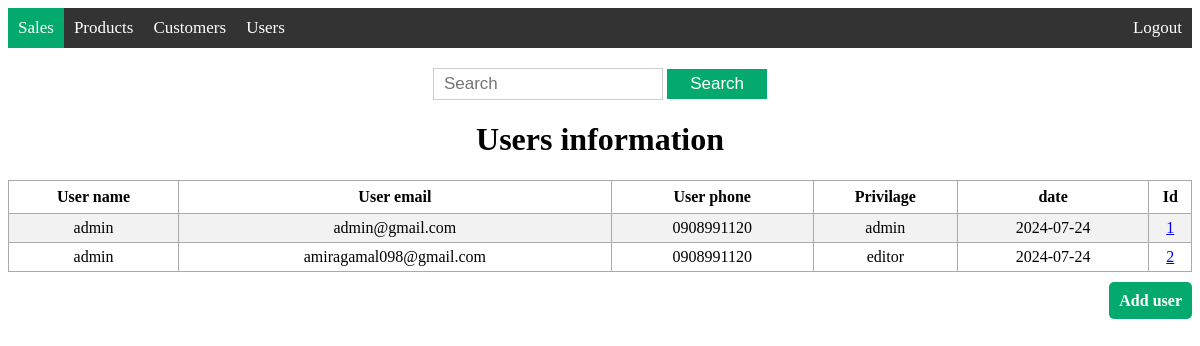
Before: /view_user with the older database file.
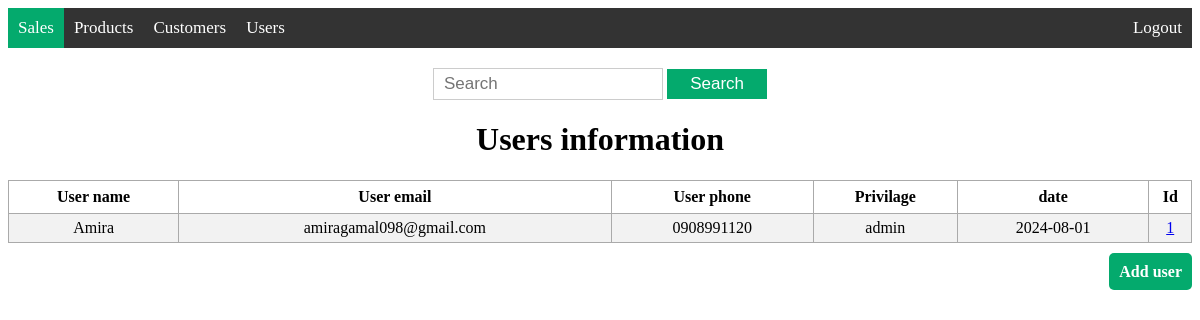
After: the same page with the newer database file.
### models/user.py (models this page shows)
class User(db.Model, UserMixin):
    id = db.Column(db.Integer, primary_key=True)
    user_name = db.Column(db.String(200), nullable=False)
    user_email = db.Column(db.String(200), nullable=False)
    user_phone = db.Column(db.String(15))
    password = db.Column(db.String(128), nullable=False)
    type = db.Column(db.String(50), nullable=False)
    date = db.Column(db.DateTime, default=datetime.now(pytz.UTC))

### app.py (the view)
@app.route('/view_user', methods=['GET'])
def view_user():
    users = User.query.order_by(User.user_name).all()
    return render_template('view_user.html', users=users)

### templates/view_user.html (shortened to what this page needs)
{% extends 'base.html' %}
{% block body %}
<div class="content">
    {% block navbar %}
    <div class='topnav'>
        <a class='active' href='/view_sale'>Sales</a>
        <a href='/view_product'>Products</a>
        <a href='/view_customer'>Customers</a>
        <a href='/view_user'>Users</a>
        <a class='logout' href='/logout'>Logout</a>
    </div>
    {% endblock %}
    <div class='search'>
        <form action="{{ url_for('search_user', search='') }}" method="get">
            <input type='text' placeholder='Search' name='search' id='search'>
            <input type='submit' value="Search">
        </form>
    </div>
    <div class="view">
        <h1 style="text-align: center;">Users information</h1>
        {% if users|length < 1 %}
        <h4  style="text-align: center;"> There are no users, create one below!</h4>
        {% else %}
        <table>
            <tr>
                <th>User name</th>
                <th>User email</th>
                <th>User phone</th>
                <th>Privilage</th>
                <th>date</th>
                <th>Id</th>
            </tr>
            {% for user in users %}
                <tr>
                    <td>{{ user.user_name }}</td>
                    <td>{{ user.user_email }}</td>
                    <td>{{ user.user_phone }}</td>
                    <td>{{ user.type }}</td>
                    <td>{{ user.date.date() }}</td>
                    <td><a href="/info_user/{{ user.id }}">{{ user.id }}</a></td>
                </tr>
            {% endfor %}
        </table>
        {% endif %}
    </div>
    <div class="add">
        <a href="/add_user">Add user</a>
    </div>
</div>
{% endblock %}

Changed rows visible on the page:
removed User: user_name "admin", user_email "amiragamal098@gmail.com", user_phone "0908991120", type "editor", date "2024-07-24", id "2"
changed User "admin": user_name "admin" → "Amira"; user_email "admin@gmail.com" → "amiragamal098@gmail.com"; date "2024-07-24" → "2024-08-01"
